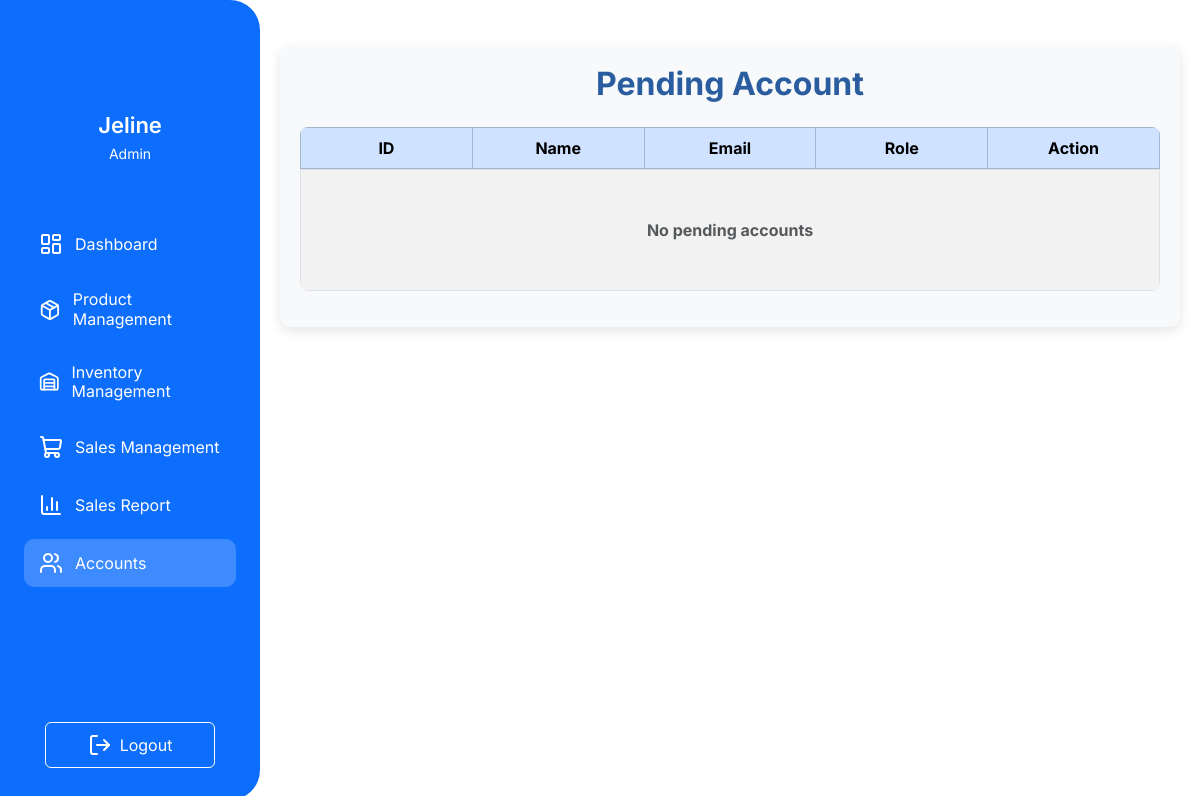
Page /Html/accounts.php (signed in) on the earlier database version.
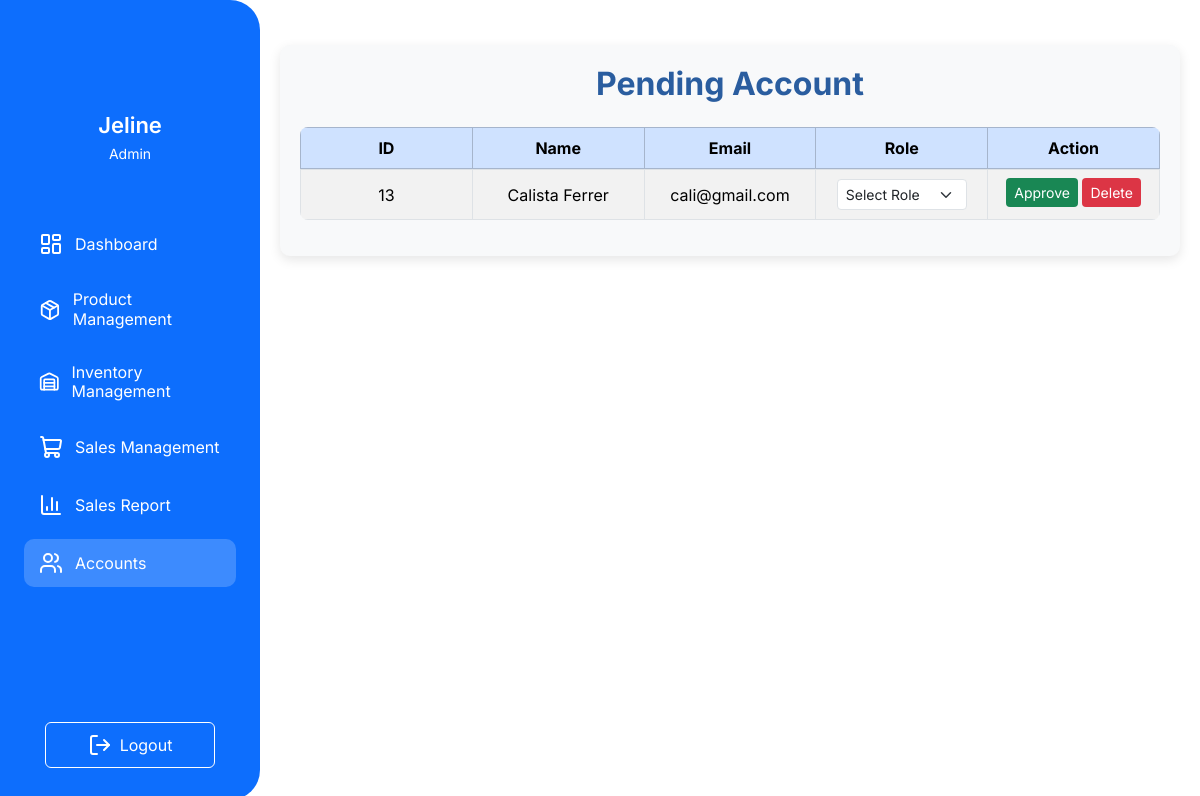
Same page on the later database version.
### tables this page shows
CREATE TABLE `accounts` (
  `account_id` int(11) NOT NULL,
  `firstName` varchar(50) NOT NULL,
  `lastName` varchar(50) NOT NULL,
  `email` varchar(50) NOT NULL,
  `password` varchar(250) NOT NULL,
  `role` varchar(50) NOT NULL,
  `status` varchar(50) NOT NULL
);

### Html/accounts.php (the view, shortened to what this page needs)
   <?php
       include '../Api/config.php';
       $result = $conn->query("SELECT * FROM accounts WHERE status = 'pending'");
   ?>
   <!DOCTYPE html>
   <html>
   <head>
       <link href="https://cdn.jsdelivr.net/npm/bootstrap@5.3.2/dist/css/bootstrap.min.css" rel="stylesheet">
       <link rel="stylesheet" href="../Css/systemNav.css" />
       <link rel="stylesheet" href="../Css/accounts.css">
   </head>
  <body >
       <div class="systemNav-container">
           <?php include("systemNav.php"); ?>
           <main class="main">
               <div class="main-content">
           <div class="container">
           <h2 class="text-center mb-4">Pending Account</h2>
           <table class="table table-striped table-bordered align-middle w-100">
               <thead class="table-primary">
                   <tr>
                       <th>ID</th>
                       <th>Name</th>
                       <th>Email</th>
                       <th>Role</th>
                       <th>Action</th>
                   </tr>
               </thead>
               <tbody>
                   <?php if ($result->num_rows > 0): ?>
                   <?php while ($row = $result->fetch_assoc()): ?>
                   <tr>
                       <td><?= $row['account_id'] ?></td>
                       <td><?= htmlspecialchars($row['firstName'] . ' ' . $row['lastName']) ?></td>
                       <td><?= htmlspecialchars($row['email']) ?></td>
                       <td>
                           <form method="POST" action="../Api/approveUser.php">
                           <select class="form-select form-select-sm roleSelect" name="role">
                               <option value="">Select Role</option>
                           </select>
                       </td>
                       <td>
                                <button class="btn btn-success btn-sm mb-1 approveBtn" type="button" name="action" value="approve" data-userid="<?= $row['account_id'] ?>">Approve</button>
                                <button class="btn btn-danger btn-sm mb-1 deleteBtn" type="button" name="action" value="delete" data-userid="<?= $row['account_id'] ?>">Delete</button>
                       </td>
                   </tr>
                   <?php endwhile; ?>
                   <?php else: ?>
                   <tr>
                       <td colspan="5" class="text-center py-5 text-muted">
                           <strong>No pending accounts</strong>
                       </td>
                   </tr>
               <?php endif; ?>
               </tbody>
           </table>
           </div>
           </main>
       </div>
       </body>
</html>

### Html/systemNav.php (shortened to what this page needs)
<?php
$role = isset($_SESSION['role']) ? $_SESSION['role'] : '';
$firstName = isset($_SESSION['user']) ? $_SESSION['user'] : '';
?>
        <div class="custom-sidebar">
            <nav class="sidebar" id="sidebar">
            <div class="profile">
                <h3><?= htmlspecialchars(ucfirst($firstName)) ?></h3>
                <p><?= htmlspecialchars(ucfirst($role)) ?></p>
            </div>
            <ul class="nav-links">
                <?php if ($role === 'admin'): ?>
                <li class="<?= basename($_SERVER['PHP_SELF']) == 'dashboard.php' ? 'active' : '' ?>">
                    <a href="../Html/dashboard.php">
                        <i data-lucide="layout-dashboard"></i>
                        Dashboard
                    </a>
                </li>
                <li class="<?= basename($_SERVER['PHP_SELF']) == 'productManagement.php' ? 'active' : '' ?>">
                    <a href="../Html/productManagement.php">
                        <i data-lucide="package"></i>
                        Product Management
                    </a>
                </li>
                <li class="<?= basename($_SERVER['PHP_SELF']) == 'inventoryManagement.php' ? 'active' : '' ?>">
                    <a href="../Html/inventoryManagement.php">
                        <i data-lucide="warehouse"></i>
                        Inventory Management
                    </a>
                </li>
                <?php endif; ?>
                <?php if (in_array($role, ['admin', 'cashier'])): ?>
                <li class="<?= basename($_SERVER['PHP_SELF']) == 'salesManagement.php' ? 'active' : '' ?>">
                    <a href="../Html/salesManagement.php">
                        <i data-lucide="shopping-cart"></i>
                        Sales Management
                    </a>
                </li>
                <?php endif; ?>
                <?php if ($role === 'admin'): ?>
                <li class="<?= basename($_SERVER['PHP_SELF']) == 'salesReport.php' ? 'active' : '' ?>">
                    <a href="../Html/salesReport.php">
                        <i data-lucide="bar-chart-3"></i>
                        Sales Report
                    </a>
                </li>
                <li class="<?= basename($_SERVER['PHP_SELF']) == 'accounts.php' ? 'active' : '' ?>">
                    <a href="../Html/accounts.php">
                        <i data-lucide="users"></i>
                        Accounts
                    </a>
                </li>
                <?php endif; ?>
            </ul>
            <div class="logout" style="display:flex; justify-content:center;">
                <a href="../Api/logout.php" class="btn-danger-custom logoutBtn">
                    <i data-lucide="log-out"></i>
                    Logout
                </a>
            </div>
            </nav>
        </div>

### Css/systemNav.css (style rules this page uses)
.systemNav-container { display: flex; min-height: 100vh; }
* { margin: 0; padding: 0; box-sizing: border-box; font-family: Inter; }
.main-content { margin-left: 260px; padding: 20px; width: calc(100% - 260px); overflow-x: auto; }
.sidebar { font-family: 'Inter', sans-serif; }
.nav-links li { line-height: 1.2; }
.nav-links li a { font-size: 16px; }
.sidebar { width: 260px; background: #0d6efd; color: white; padding: 2rem 1.5rem; display: flex; flex-direction: column; font-size: 16px; position: fixed; top: 0; left: 0; height: 100vh; border-top-right-radius: 30px; border-bottom-right-radius: 30px; transition: 0.3s; }
.profile h3 { font-size: 22px; font-weight: 600; margin: 0; }
.profile p { margin-top: 5px; font-size: 14px; }
.profile { text-align: center; margin: 80px 0 40px; }
.nav-links { list-style: none; flex-grow: 1; padding-left: 0; }
.nav-links li { padding: 12px 15px; margin-bottom: 10px; border-radius: 10px; display: flex; align-items: center; gap: 12px; cursor: pointer; transition: 0.3s; }
.nav-links li:hover, .nav-links li.active { background: rgba(255, 255, 255, 0.2); }
.nav-links li a { text-decoration: none; color: white; display: flex; align-items: center; gap: 12px; width: 100%; }
.btn-danger-custom { display: flex; align-items: center; justify-content: center; gap: 8px; width: 80%; padding: 10px; border: 1px solid white; color: white; background-color: transparent; border-radius: 6px; font-size: 16px; cursor: pointer; text-decoration: none; transition: all 0.2s ease; }

### Css/accounts.css (style rules this page uses)
.container { width: 100%; margin: 25px auto; padding: 20px; background-color: #f8f9fa; border-radius: 10px; box-shadow: 0 4px 12px rgba(0, 0, 0, 0.1); }
h2 { text-align: center; margin-bottom: 30px; color: #2a5d9f; font-weight: bold; }
table.table { width: 100%; border-radius: 8px; overflow: hidden; table-layout: fixed; }
tbody { display: block; }
thead, tbody tr { display: table; width: 100%; table-layout: fixed; }
table th, table td { text-align: center; vertical-align: middle !important; padding: 0.5rem; word-wrap: break-word; }
table td select.form-select { width: 130px; margin: 0 auto; }
.form-select-sm { margin-bottom: 5px; }
.btn-success { background-color: #198754; border: none; }
.btn-danger { background-color: #dc3545; border: none; }

Differences in the rows shown:
added accounts: account_id "13", firstName+lastName "Calista Ferrer", email "cali@gmail.com"
Other differences:
text no longer shown: "No pending accounts"
